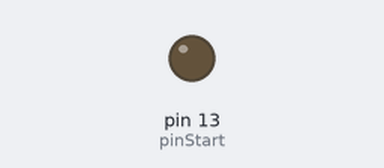
Simulated run of this sketch. Board: Arduino Uno, built with avr-gcc and run on an emulated ATmega328P. Shown: output pins drawn as LEDs (lit = HIGH).

Above: at 0.1 s.
At 0.6 s:
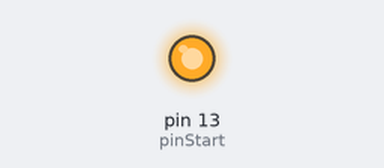
Timing chart, 0 to 2.1 s (numbered marks = the images above):
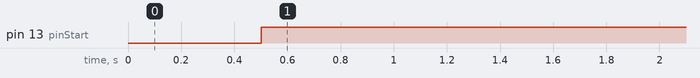

The sketch:

led_arduino_nano.ino
```cpp
const int pinStart = 13;
boolean flag = false;
unsigned long debounce = 0;

void setup() {
  // put your setup code here, to run once:

Serial.begin(9600);    //Iniciando puerto serial
pinMode(LED_BUILTIN, OUTPUT);
pinMode(pinStart,INPUT_PULLUP);
digitalWrite(LED_BUILTIN,LOW);
pinMode(LED_BUILTIN, OUTPUT);

}

void loop() {
   if(!digitalRead(pinStart))
  {
    pulse();
  }

  if(flag){
    digitalWrite(LED_BUILTIN, HIGH);

    flag = false;
  };
}

void pulse(){

  if(!digitalRead(pinStart) && (millis()-debounce > 500))
  {
    debounce = millis();
    flag = true;
   }

  }
```

Measured:
- by itself, pin 13 (pinStart): LOW → HIGH at 0.50 s
